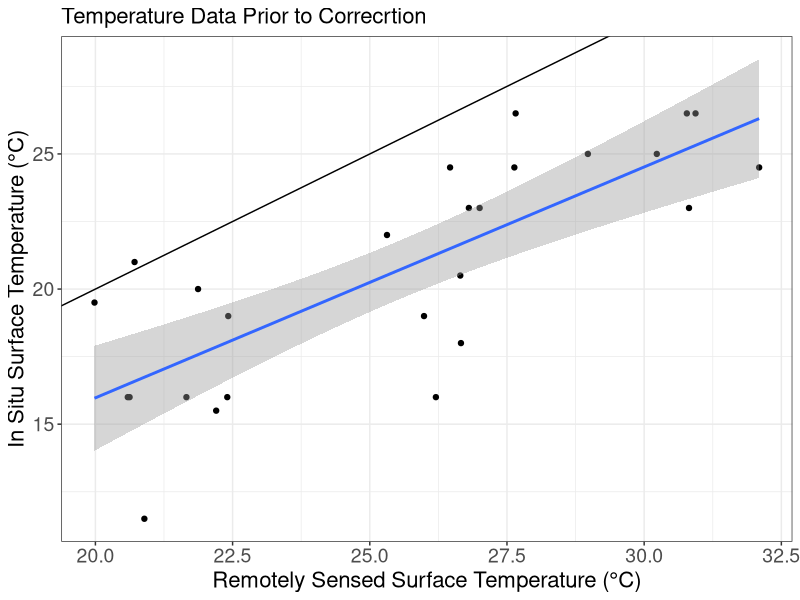
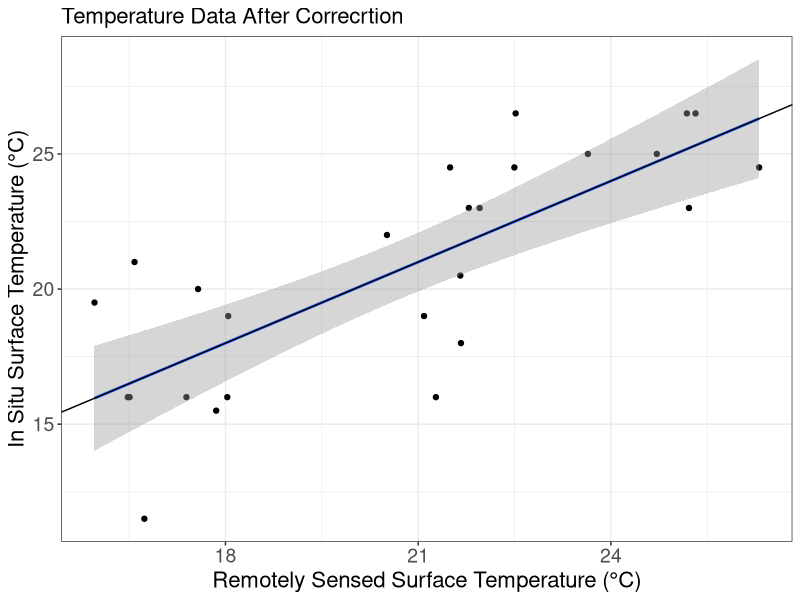

Reproduce these figures in R, in order. (Note: this script raises an error after producing the figures.)
## This script is associated with an analysis of spatially and 
## and temporally heterogeneous nutrient loading into Flathead
## Lake's nearshore zone. This script takes temperature data collected 
## within Flathead Lake, and pairs those data with Landsat skin surface 
## temperature to estimate surface temperature throughout Flathead Lake
## over the course of a summer. 
## Questions about this script can be directed to Michael Meyer (mfmeyer2@wisc.edu).
## The script can be divided into the following sections:
## 1. Load Packages
## 2. Load Data
## 3. Join in situ and remote sensing data
## 4. Data Correction

# 1. Load Packages --------------------------------------------------------

library(tidyverse)
library(lubridate)
library(data.table)
library(ggpubr)


# 2. Load Data ------------------------------------------------------------

in_situ_temperature <- read_csv("../cleaned_data/flathead_temperature.csv") %>%
  mutate(date = ymd(date),
         site = ifelse(site == "SL", "SA", site))

landsat_temperature <- read_csv("../cleaned_data/Water_Temp_Extraction_L7_L8.csv") %>%
  filter(date > as.Date('2017-05-01') & date < as.Date('2017-10-01'),
         satellite == "LANDSAT_8") %>%
  mutate(site = case_when(id == 0 ~ "WB",
                          id == 1 ~ "BD", 
                          id == 2 ~ "FLBS",
                          id == 3 ~ "YB",
                          id == 4 ~ "BB",
                          id == 5 ~ "FI",
                          id == 6 ~ "DU",
                          id == 7 ~ "BO",
                          id == 8 ~ "SA",
                          id == 9 ~ "SJ",
                          id == 10 ~ "DA",
                          id == 11 ~ "WS",
                          id == 12 ~ "LK",
                          id == 13 ~ "HO",
                          id == 14 ~ "WF"),
         month = month(ymd(date))) 


# 3. Join in situ and remote sensing data ---------------------------------

# Convert both data.frames to data.tables
setDT(in_situ_temperature)
setDT(landsat_temperature)

# Duplicate the time column in df2 so we can verify the match later
landsat_temperature[, matched_date := date]

# Perform the rolling join
result <- landsat_temperature[in_situ_temperature, on = .(site, date), roll = "nearest"]

# Create a plot to visualize the data prior to correction
prior_correction_plot <- ggplot(result) +
  geom_point(aes(y = surface_temp, x = mean)) +
  geom_smooth(aes(y = surface_temp, x = mean), method = "lm") +
  geom_abline(slope = 1, yintercept = 0) +
  ylab("In Situ Surface Temperature (\u00B0C)") +
  xlab("Remotely Sensed Surface Temperature (\u00B0C)") +
  ggtitle("Temperature Data Prior to Correcrtion") +
  theme_bw() +
  theme(axis.text = element_text(size = 14),
        axis.title = element_text(size = 16),
        plot.title = element_text(size = 16))

ggsave("../figures_tables/temperature_bias_plot.png", plot = prior_correction_plot,
       width = 6, height = 6, units = "in")


# 4. Data Correction ------------------------------------------------------

temp_correction <- lm(surface_temp ~ mean, data = result)

result$predicted_temp <- predict(object = temp_correction, newdata = result)

# Visualize data post correction
post_correction <- ggplot(result) +
  geom_point(aes(y = surface_temp, x = predicted_temp)) +
  geom_smooth(aes(y = surface_temp, x = predicted_temp), method = "lm") +
  geom_abline(slope = 1, yintercept = 0) +
  ylab("In Situ Surface Temperature (\u00B0C)") +
  xlab("Remotely Sensed Surface Temperature (\u00B0C)") +
  ggtitle("Temperature Data After Correcrtion") +
  theme_bw() +
  theme(axis.text = element_text(size = 14),
        axis.title = element_text(size = 16),
        plot.title = element_text(size = 16))

ggsave("../figures_tables/temperature_corrected_plot.png", plot = post_correction,
       width = 6, height = 6, units = "in")

ggarrange(plotlist = c(prior_correction_plot, post_correction + theme(axis.title.y = element_blank())), 
          ncol = 2, nrow = 1, align = "hv",
          labels = "AUTO") %>%
  ggexport(filename = "../figures_tables/combined_plot_temp_correction.png", height = 600, width = 1250, res = 120)

# Expand correction beyond dates for which we have in situ data
landsat_temperature$predicted_temp <- predict(object = temp_correction, newdata = landsat_temperature)

target_dates <- data.table(
  date = as.Date(c("2017-06-28", 
                   "2017-06-29",
                   "2017-07-24", 
                   "2017-07-25",
                   "2017-07-26",
                   "2017-08-23",
                   "2017-08-24",
                   "2017-09-21"))
)

setDT(target_dates)

landsat_temperature %>%
  mutate(day = day(date)) %>%
  filter(month %in% c(5:9)) %>%
  # group_by(site, month) %>%
  # summarize(mean_temp = mean(predicted_temp)) %>%
  ggplot() +
  geom_point(aes(x = date, y = predicted_temp)) +
  facet_wrap(~site) + 
  ylab("Remotely Sensed Surface Temperature (\u00B0C)") +
  xlab("Date") +
  theme_bw() +
  theme(axis.text = element_text(size = 10),
        axis.title = element_text(size = 12))

ggsave("../figures_tables/site_level_temperature.png", height = 8, width = 14, units = "in")


write_csv(x = landsat_temperature, "../cleaned_data/temperature.csv")
